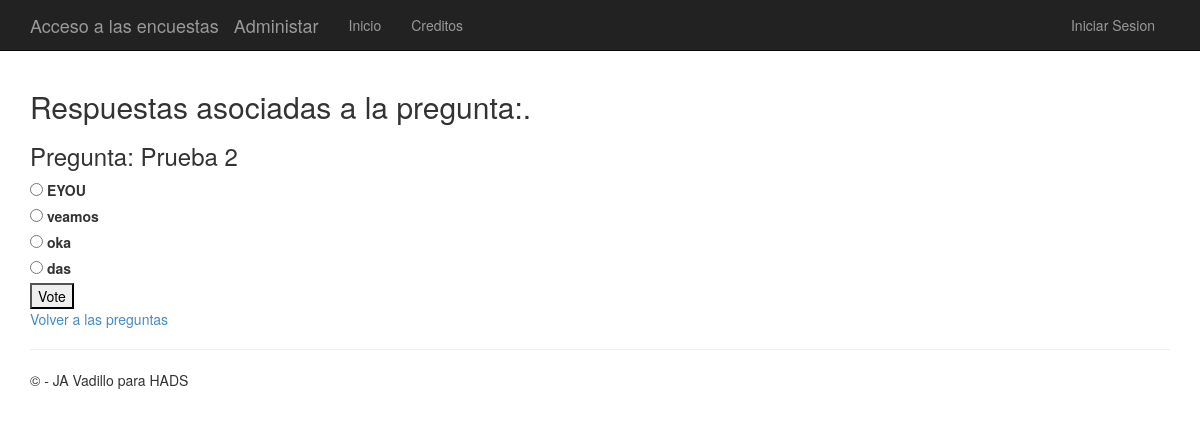
Page /polls/9/ on the committed database.
### app/models.py (models this page shows)
class Question(models.Model):
    question_text = models.CharField(max_length=200)
    category = models.CharField(max_length=50, default='No Category')
    pub_date = models.DateTimeField('date published')

class Choice(models.Model):
    question = models.ForeignKey(Question)
    choice_text = models.CharField(max_length=200)
    correct = models.BooleanField(default=False)
    votes = models.IntegerField(default=0)

### app/views.py (the view)
# urls.py: url(r'^polls/(?P<question_id>\d+)/$', app.views.detail, name='detail'),
def detail(request, question_id):
     question = get_object_or_404(Question, pk=question_id)
     return render(request, 'polls/detail.html', {'title':'Respuestas asociadas a la pregunta:','question': question})

### app/templates/polls/detail.html (shortened to what this page needs)
﻿{% extends "app/layout.html" %}
{% block content %}
<h2>{{ title }}.</h2>
<h3>Pregunta: {{ question.question_text }}</h3>
<form onsubmit="return process();" method="post">
{% if request.user.is_authenticated %}
    <table border="1" cellpadding="5">
        <tr><th>ChoiceText</th><th>Votes</th><th>Answer</th></tr>
        {% for choice in question.choice_set.all %}
            <tr>
                <td>{{choice.choice_text}}</td><td>{{choice.votes}}</td>
                <td>
                    {% if choice.correct %}
                        Correct
                    {% else %}
                        Incorrect
                    {% endif %}
                </td>
            </tr>
        {% endfor %}
    </table>
    <a href="{% url 'choice_add' question.id %}"><h3>Insertar Opciones</h3></a>
    <a href="{% url 'chart' question.id %}"> <h3>Ver resultado de la votacion</h3> </a><br />
{% else %}
    {% for choice in question.choice_set.all %}
        <input type="radio" name="choice" id="choice{{ forloop.counter }}" value="{{ choice.id }}" />
        <label for="choice{{ forloop.counter }}">{{ choice.choice_text }}</label><br />
    {% endfor %}
    <input type="submit" value="Vote" id="voteBttn" />
{% endif %}
<div><a href="{% url 'index' %}">Volver a las preguntas</a></div>
</form>
{% endblock %}

### app/static/app/content/site.css (style rules this page uses)
body { padding-top: 50px; padding-bottom: 20px; }
input, select, textarea { max-width: 280px; }

### rows in the picture
Question: question_text "Prueba 2"
Choice: choice_text "EYOU"
Choice: choice_text "veamos"
Choice: choice_text "oka"
Choice: choice_text "das"

### other values in the picture
{{ title }} "Respuestas asociadas a la pregunta:"
